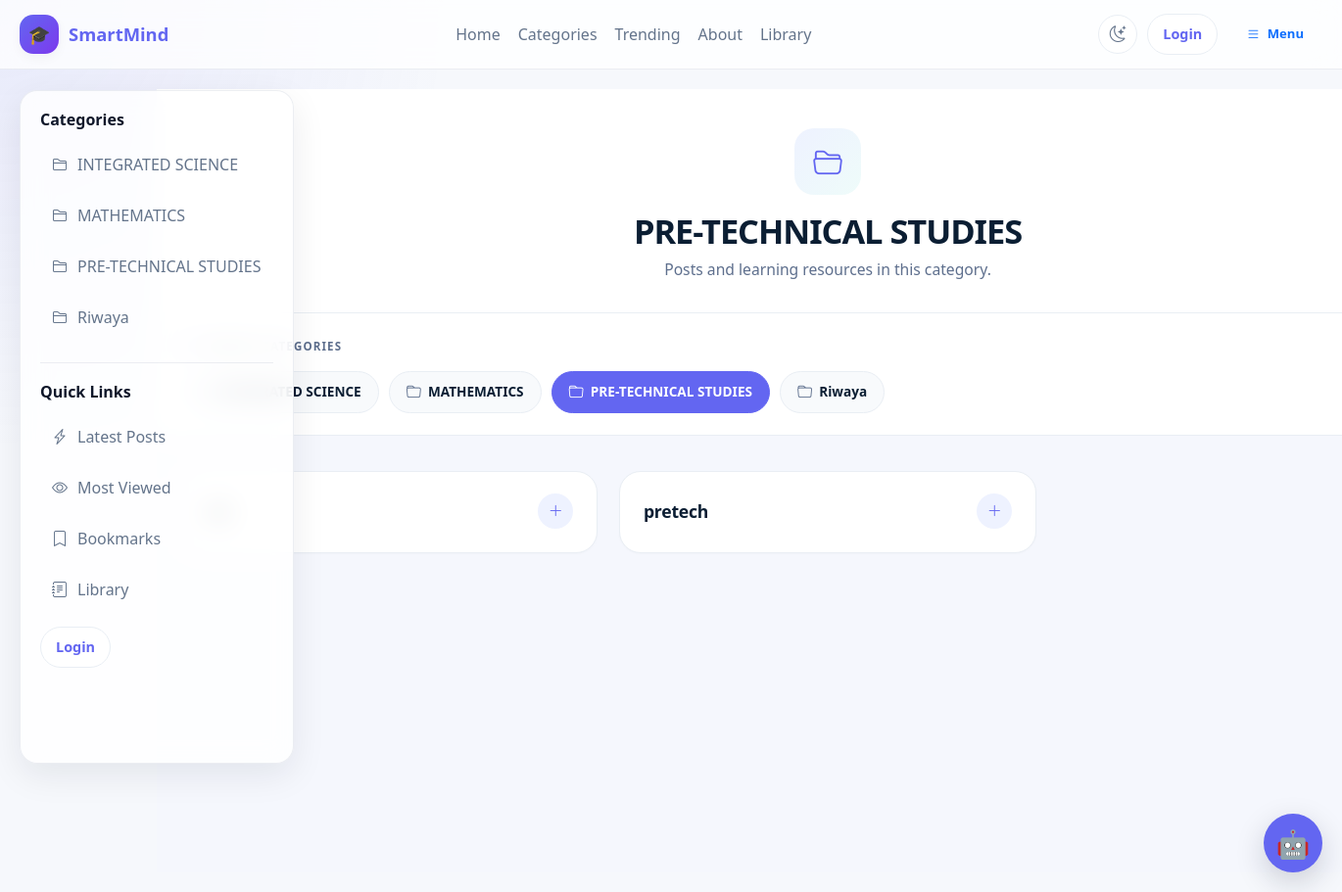
Screenshot of /category/pre-technical-studies/ with the database file from the repository.
### blog/models.py (models this page shows, shortened)
class Category(models.Model):
    name = models.CharField(
        max_length=100,
        unique=True
    )
    slug = models.SlugField(
        max_length=110,
        unique=True,
        blank=True
    )
    class Meta:
        verbose_name_plural = "Categories"
        ordering = ["name"]

class Post(models.Model):
    STATUS_CHOICES = [
        ("draft", "Draft"),
        ("published", "Published"),
    ]
    title = models.CharField(
        max_length=200
    )
    slug = models.SlugField(
        max_length=200,
        unique=True,
        blank=True
    )
    category = models.ForeignKey(
        Category,
        on_delete=models.CASCADE
    )
    tags = models.ManyToManyField(
        Tag,
        blank=True
    )
    excerpt = models.TextField(
        max_length=500
    )
    content = CKEditor5Field(
        "Content",
        config_name="default"
    )
    school = models.ForeignKey(
        "schools.School",
        on_delete=models.CASCADE,
        related_name="posts",
        null=True,
        blank=True
    )
    target_classes = models.ManyToManyField(
        "schools.SchoolClass",
        blank=True,
        related_name="posts"
    )
    author = models.ForeignKey(
        User,
        on_delete=models.CASCADE,
        related_name="posts"
    )
    approved = models.BooleanField(
        default=False
    )
    is_featured = models.BooleanField(
        default=False
    )
    video = models.FileField(
        upload_to="videos/",
        blank=True,
        null=True
    )
    youtube_url = models.URLField(
        blank=True,
        null=True
    )
    view_count = models.PositiveIntegerField(
        default=0
    )
    likes = models.ManyToManyField(
        User,
        related_name="liked_posts",
        blank=True
    )
    status = models.CharField(
        max_length=10,
        choices=STATUS_CHOICES,
        default="draft"
    )
    created_at = models.DateTimeField(
        auto_now_add=True
    )
    updated_at = models.DateTimeField(
        auto_now=True
    )
    visible_to_all = models.BooleanField(
        default=False
    )
    class Meta:
        ordering = ["-created_at"]
        indexes = [
            models.Index(
                fields=["school"]
            ),
            models.Index(
                fields=["status", "approved"]
            ),
        ]

### blog/views.py (the view)
def category_post(request, slug):
    category = get_object_or_404(
        Category,
        slug=slug
    )
    posts_qs = (
        Post.objects
        .filter(
            category=category
        )
        .select_related(
            "author",
            "category",
            "school",
        )
        .prefetch_related(
            "tags",
            "images",
            "attachments",          # <-- NEW
            "likes",
        )
        .order_by(
            "-created_at"
        )
    )
    posts = []
    for post in posts_qs:
        comments = list(Comment.objects.filter(post=post).select_related("author")
    .prefetch_related(
        "liked_by"
    )
    .order_by(
        "-created_at"
    )
)
        if request.user.is_authenticated:
            user_id = request.user.pk
            for comment in comments:
                comment.likes_count = (
                    comment.liked_by.count()
                )
                comment.liked_by_current_user = (
                    comment.liked_by
                    .filter(pk=user_id)
                    .exists()
                )
        else:
            for comment in comments:
                comment.likes_count = (
                    comment.liked_by.count()
                )
                comment.liked_by_current_user = False
        if request.user.is_authenticated:
            is_liked = (
                post.likes
                .filter(pk=request.user.pk)
                .exists()
            )
        else:
            is_liked = False
        likes_count = post.likes.count()
        comments_count = Comment.objects.filter(
            post=post
        ).count()
        views_count = post.view_count
        can_edit = can_manage_post(
            request,
            post
        )
        can_delete = can_edit
        post.category_name = (
            post.category.name
            if post.category
            else ""
        )
        post.comments_list = comments
        post.comments_count = comments_count
        post.likes_count = likes_count
        post.views_count = views_count
        post.is_liked = is_liked
        post.can_edit = can_edit
        post.can_delete = can_delete
        posts.append(post)
    categories = (
        Category.objects
        .all()
        .order_by("name")
    )
    context = {
        "category": category,
        "posts": posts,
        "categories": categories,
    }
    return render(
        request,
        "category_post.html",
        context
    )

### accounts/models.py (called while the page is built)
    @property
    def full_name(self):
        return self.get_full_name() or self.username

    def __str__(self):
        return f"{self.full_name} ({self.role})"

### blog/views.py (called while the page is built)
def get_user_role(request):
    return getattr(
        request.user,
        "role",
        None
    )

def can_manage_post(
    request,
    post
):
    user_role = get_user_role(request)
    return (
        request.user.is_authenticated
        and (
            request.user.is_superuser
            or user_role == "school_admin"
            or (
                user_role == "teacher"
                and post.author_id == request.user.pk
            )
        )
    )

### blog/templates/category_post.html (shortened to what this page needs)
{% extends "base.html" %}
{% load static %}
{% block content %}
<div class="category-page">
    <header class="category-header">
        <div class="category-header-inner">
            <div class="category-title">
                <div class="category-icon">
                    <i class="bi bi-folder2-open"></i>
                </div>
                <div class="category-heading">
                    <h1>{{ category.name }}</h1>
                    <p>Posts and learning resources in this category.</p>
                </div>
            </div>
        </div>
    </header>
    {% if categories %}
        <section class="categories-section">
            <div class="categories-inner">
                <div class="section-label">
                    <i class="bi bi-collection"></i>
                    <span>Browse Categories</span>
                </div>
                <nav class="categories" aria-label="Browse categories">
                    {% for cat in categories %}
                        <a
                            href="{% url 'blog:category_post' cat.slug %}"
                            class="category-chip {% if cat.id == category.id %}active{% endif %}"
                        >
                            <i class="bi bi-folder"></i>
                            <span>{{ cat.name }}</span>
                        </a>
                    {% endfor %}
                </nav>
            </div>
        </section>
    {% endif %}
    <main class="posts-container">
        {% if posts %}
            <div class="posts" id="postsGrid">
                {% for post in posts %}
                    <article class="post" data-post-id="{{ post.id }}">
                        <div class="post-body">
                            <details>
                                <summary>
                                    <span class="post-title">
                                        {{ post.title }}
                                    </span>
                                    <span class="expand-icon" aria-hidden="true">
                                        <i class="bi bi-plus-lg"></i>
                                    </span>
                                </summary>
                            </details>
                        </div>
                    </article>
                {% endfor %}
            </div>
        {% endif %}
    </main>
</div>
{% endblock %}

### blog/templates/base.html (shortened to what this page needs)
{% load static %}
<!DOCTYPE html>
<html lang="en" data-theme="light">
<head>
    <link href="https://cdn.jsdelivr.net/npm/bootstrap@5.3.7/dist/css/bootstrap.min.css" rel="stylesheet">
    <link rel="stylesheet" href="https://cdn.jsdelivr.net/npm/bootstrap-icons@1.11.3/font/bootstrap-icons.min.css">
    <link rel="stylesheet" href="{% static 'smartmind_ai/chatbot.css' %}">
    <link rel="stylesheet" href="{% static 'django_ckeditor_5/dist/styles.css' %}">
</head>
<body>
<div class="site-shell">
    <header class="site-navbar">
        <div class="nav-inner">
            <a href="{% url 'dashboard' %}" class="brand">
                <span class="brand-badge">🎓</span>
                <span>SmartMind</span>
            </a>
            <nav class="nav-links" aria-label="Main navigation">
                {% if user.is_authenticated %}
                    <a href="{% url 'dashboard' %}">Home</a>
                {% else %}
                    <a href="{% url 'blog:home' %}">Home</a>
                {% endif %}
                <a href="#">Categories</a>
                <a href="#">Trending</a>
                <a href="#">About</a>
                <a href="{% url 'library:home' %}">Library</a>
            </nav>
            <div class="nav-actions">
                <button type="button"
                        class="theme-toggle"
                        id="themeToggle"
                        aria-label="Toggle dark mode"
                        title="Toggle light / dark theme">
                    <i class="bi bi-moon-stars icon-moon"></i>
                </button>
                <div class="user-box">
                    {% if user.is_authenticated %}
                        <span>Hi, <strong>{{ user.username }}</strong></span>
                        <form action="{% url 'logout' %}" method="post" class="m-0">
                            {% csrf_token %}
                            <button type="submit" class="btn-pill">Logout</button>
                        </form>
                    {% else %}
                        <a href="{% url 'login' %}" class="btn-pill">Login</a>
                    {% endif %}
                </div>
                <button class="btn btn-outline-primary mobile-menu-btn"
                        type="button"
                        data-bs-toggle="offcanvas"
                        data-bs-target="#mobileSidebar"
                        aria-controls="mobileSidebar">
                    <i class="bi bi-list"></i> Menu
                </button>
            </div>
        </div>
    </header>
    <div class="layout">
        <aside class="sidebar d-none d-lg-block">
            <div class="sidebar-section">
                <h3>Categories</h3>
                <div class="sidebar-links">
                    {% for category in categories %}
                        <a href="{% url 'blog:category_post' category.slug %}">
                            <i class="bi bi-folder2"></i>
                            <span>{{ category.name }}</span>
                        </a>
                    {% empty %}
                        <p class="text-muted mb-0">No categories available.</p>
                    {% endfor %}
                </div>
            </div>
            <div class="sidebar-section">
                <h3>Quick Links</h3>
                <div class="sidebar-links">
                    <a href="#"><i class="bi bi-lightning-charge"></i><span>Latest Posts</span></a>
                    <a href="#"><i class="bi bi-eye"></i><span>Most Viewed</span></a>
                    <a href="#"><i class="bi bi-bookmark"></i><span>Bookmarks</span></a>
                    <a href="{% url 'library:home' %}"><i class="bi bi-journal-text"></i><span>Library</span></a>
                </div>
                <div class="user-box mt-3">
                    {% if user.is_authenticated %}
                        <span>Hi, <strong>{{ user.username }}</strong></span>
                        <form action="{% url 'logout' %}" method="post" class="m-0">
                            {% csrf_token %}
                            <button type="submit" class="btn-pill">Logout</button>
                        </form>
                    {% else %}
                        <a href="{% url 'login' %}" class="btn-pill">Login</a>
                    {% endif %}
                </div>
            </div>
        </aside>
        <main>
            <div class="content-wrap">
                {% block content %}{% endblock %}
            </div>
        </main>
    </div>
</div>
{% include "smartmind_ai/chatbot.html" %}
</body>
</html>

### blog/templates/base.html (style rules this page uses)
:root, [data-theme="light"] { --bg: #f6f8fc; --surface: rgba(255, 255, 255, 0.82); --surface-solid: #ffffff; --surface-alt: #f8fafc; --text: #0f172a; --muted: #64748b; --primary: #6366f1; --primary-2: #4f46e5; --primary-soft: #eef2ff; --border: rgba(148, 163, 184, 0.18); --border-solid: #e9eef4; --shadow: 0 12px 35px rgba(15, 23, 42, 0.08); --shadow-sm: 0 4px 12px rgba(15, 23, 42, 0.04); --navbar-bg: rgba(255, 255, 255, 0.76); --radius: 18px; --navbar-h: 72px; --sidebar-w: 280px; --layout-pad: 20px; --ease: cubic-bezier(.4, 0, .2, 1); }
* { box-sizing: border-box; }
html { scroll-behavior: smooth; }
body { margin: 0; font-family: system-ui, -apple-system, BlinkMacSystemFont, "Segoe UI", sans-serif; background: radial-gradient(circle at top left, rgba(99, 102, 241, 0.10), transparent 28%), linear-gradient(180deg, var(--bg) 0%, var(--bg) 100%); color: var(--text); overflow-x: hidden; transition: background-color .3s var(--ease), color .3s var(--ease); }
a { text-decoration: none; }
.site-shell { min-height: 100vh; display: flex; flex-direction: column; }
.site-navbar { position: sticky; top: 0; z-index: 1030; backdrop-filter: blur(16px); -webkit-backdrop-filter: blur(16px); background: var(--navbar-bg); border-bottom: 1px solid var(--border); transition: background-color .3s var(--ease), border-color .3s var(--ease); }
.nav-inner { max-width: 1400px; margin: 0 auto; padding: 14px 20px; display: flex; align-items: center; justify-content: space-between; gap: 16px; }
.brand { display: flex; align-items: center; gap: 10px; font-weight: 800; color: var(--primary); font-size: 1.15rem; white-space: nowrap; }
.brand-badge { width: 40px; height: 40px; display: grid; place-items: center; border-radius: 14px; background: linear-gradient(135deg, var(--primary), #7c3aed); color: #fff; box-shadow: var(--shadow-sm); }
.nav-links { display: flex; align-items: center; gap: 18px; flex-wrap: wrap; }
.nav-links a { color: var(--muted); font-weight: 500; transition: color 0.2s ease; }
.nav-actions { display: flex; align-items: center; gap: 10px; }
.user-box { display: flex; align-items: center; gap: 12px; color: var(--muted); }
.btn-pill { border: 1px solid var(--border-solid); background: var(--surface-solid); color: var(--primary); padding: 9px 15px; border-radius: 999px; font-weight: 600; transition: all 0.2s var(--ease); font-size: .9rem; }
.theme-toggle { width: 40px; height: 40px; border-radius: 50%; border: 1px solid var(--border-solid); background: var(--surface-solid); color: var(--muted); cursor: pointer; display: inline-flex; align-items: center; justify-content: center; font-size: 1.05rem; transition: all .2s var(--ease); -webkit-tap-highlight-color: transparent; flex-shrink: 0; padding: 0; }
.theme-toggle .icon-moon { display: inline; }
.mobile-menu-btn { display: none; }
.layout { display: flex; align-items: flex-start; width: 100%; padding: var(--layout-pad); flex: 1; }
.sidebar { position: fixed; top: calc(var(--navbar-h) + var(--layout-pad)); left: var(--layout-pad); width: var(--sidebar-w); height: calc(100vh - var(--navbar-h) - (var(--layout-pad) * 2)); overflow-y: auto; background: var(--surface); backdrop-filter: blur(14px); -webkit-backdrop-filter: blur(14px); border: 1px solid var(--border); border-radius: var(--radius); box-shadow: var(--shadow); padding: 20px; transition: background-color .3s var(--ease), border-color .3s var(--ease), box-shadow .3s var(--ease); }
.sidebar-section + .sidebar-section { margin-top: 24px; padding-top: 20px; border-top: 1px solid var(--border); }
.sidebar h3 { margin: 0 0 14px; font-size: 1rem; font-weight: 700; color: var(--text); }
.sidebar-links { display: grid; gap: 8px; }
.sidebar-links a { display: flex; align-items: center; gap: 10px; padding: 10px 12px; border-radius: 12px; color: var(--muted); transition: background 0.2s ease, color 0.2s ease, transform 0.2s ease; }
main { flex: 1; margin-left: calc(var(--sidebar-w) + var(--layout-pad) + 20px); min-width: 0; padding: 0; }
.content-wrap { background: transparent; min-width: 0; }

### rows the page displays
Category: name "INTEGRATED SCIENCE"
Category: name "MATHEMATICS"
Category: name "PRE-TECHNICAL STUDIES"
Category: name "Riwaya"
Post: title "pretech"
